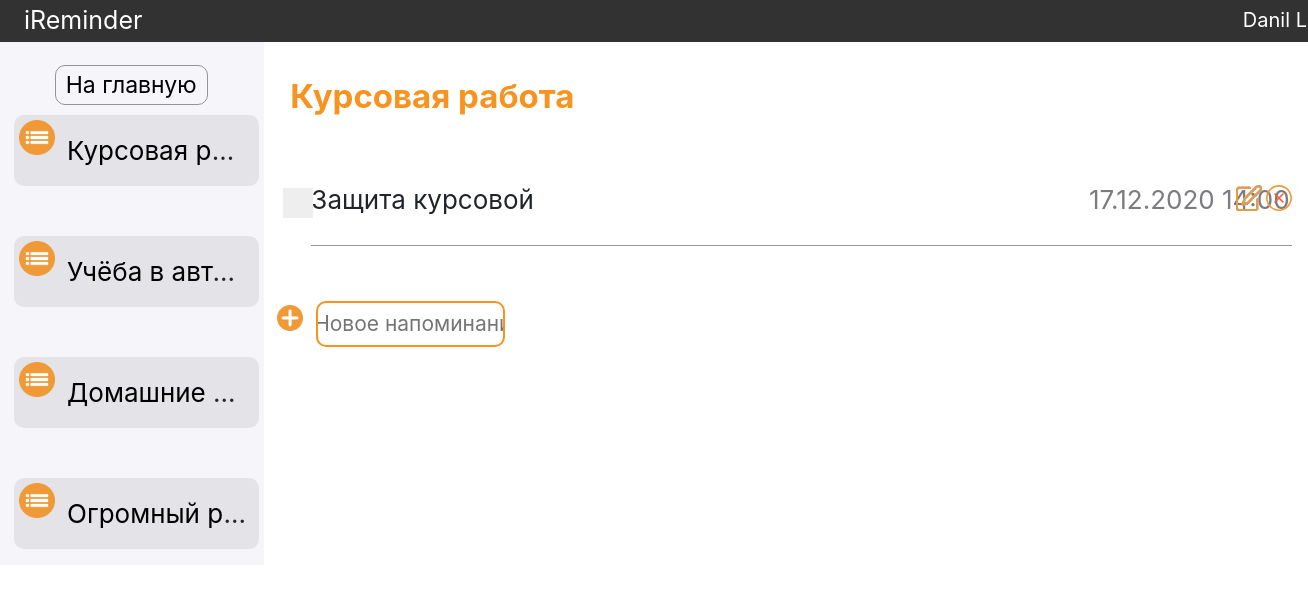
The page /main/1/ (signed in) on the database its author committed.
### reminders/models.py (models this page shows, shortened)
class Reminder_Category(models.Model):
    name = models.CharField(max_length=50)
    author = models.ForeignKey(User, on_delete=models.CASCADE)
    def __str__(self):
        return self.name

class Reminder(models.Model):
    name = models.CharField(max_length=50)
    completed = models.BooleanField()
    date_of_completion = models.DateTimeField(null=True)
    category = models.ForeignKey(Reminder_Category, on_delete=models.CASCADE)

### reminders/views.py (the view, shortened to what this page needs)
# urls.py: path('main/<int:category_id>/', RemindersView.as_view(), name='reminders'),
class RemindersView(View):
    def get(self, request, category_id):
        if not Reminder_Category.objects.filter(id=category_id):
            raise Http404
        if not get_categories(request):
            raise Http404
        context = {'title': 'События',
                   'category_id': category_id,
                   'user_fullname': get_header_name(request),
                   'header_list': Reminder_Category.objects.get(id=category_id),
                   'categories': get_categories(request),
                   'reminders': Reminder.objects.filter(category_id=category_id).exclude(completed=1),
                   'datetime_now': timezone.now(),
                   'categories_list': True,
                   'add_reminder': True,
                   }
        return render(request, 'reminders.html', context=context)

### reminders/templatetags/tags.py (called while the page is built)
@register.filter
def is_out_of_today(date_of_completion):
    if date_of_completion is None:
        return ""
    if date_of_completion < timezone.now():
        return 'out_of_today'

@register.filter
def is_completed(reminder_id):
    for rem in Reminder.objects.filter(id=reminder_id):
        if rem.completed == 1:
            dict_completed = {'checked': 'checked', 'value': '0'}
            return True
        else:
            dict_completed = {'value': '1'}
            return False

### reminders/views.py (called while the page is built)
def get_user_id(request):
    return User.objects.get(username=request.user.get_username())

def get_categories(request):
    return Reminder_Category.objects.filter(author_id=get_user_id(request))

def get_header_name(request):
    if request.user.get_full_name():
        return request.user.get_full_name()
    else:
        return request.user.username

### templates/reminders.html (shortened to what this page needs)
{% extends 'layout.html' %}
{% load tags %}
{% load static %}
{% block content %}
    <link href="{% static 'css/reminders.css' %}" rel="stylesheet" type="text/css"/>
    <div class="clearfix colelem" id="pu339">
        <div class="clearfix grpelem" id="sidebar">
        <a class="nonblock nontext rounded-corners clearfix colelem" id="u663-4" href="/">На главную</a>
            {% if categories_list %}
            <ul>
                {% for cat in categories %}
                <li class="category_list clearfix">
                    <div class="rounded-corners clearfix colelem" id="u279">
                        <div class="clip_frame grpelem" id="u575">
                            <img class="block" id="u575_img" src="{% static 'images/list.png' %}" alt="Значок"/>
                        </div>
                        <div class="clearfix grpelem" id="u282-4">
                            <a href="{% url 'reminders' cat.id %}">{{ cat.name }}</a>
                        </div>
                    </div>
                </li>
                {% endfor %}
            </ul>
            {% endif %}
        </div>
        <div class="clearfix grpelem" id="pu330-4">
            <div class="clearfix colelem" id="u330-4">
                <p>{{ header_list }}</p>
            </div>
             <div class="clearfix colelem" id="pu856">
                <ul class="categories">
                {% for rem in reminders %}
                <li class="reminder_list clearfix">
                    <form method="post" action="{% url 'complete_reminder' rem.category_id rem.id %}" class="reminder_checkbox clip_frame grpelem">
                        <label class="container">
                          <span class="checkmark"></span>
                        </label>
                    </form>
                    <div class="reminder_name clearfix grpelem">
                        <p>{{ rem.name }}</p>
                    </div>
                    <div class="reminder_datetime clearfix grpelem {{ rem.date_of_completion|is_out_of_today }}">
                        <p>{{ rem.date_of_completion|date:"d.m.Y H:i" }}</p>
                    </div>
                    <button class="clip_frame grpelem" id="edit_reminder_btn" >
                        <img class="svg" id="u878" src="{% static 'images/edit.png' %}" alt="Редактировать событие"/>
                    </button>
                    <form action="{% url 'delete_reminder' rem.category_id rem.id %}">
                        <button class="clip_frame grpelem" id="remove_reminder_btn">
                            <img class="svg" id="u878" src="{% static 'images/remove.svg' %}" alt="Удалить событие"/>
                        </button>
                    </form>
                    <div class="colelem" id="u836"></div>
                </li>
                {% endfor %}
                </ul>
             </div>
            {% if add_reminder %}
            <form method="post">
            <div class="clearfix colelem" id="Add_Reminder">
                <button type="submit" class="clip_frame grpelem" id="u450">
                    <img class="block" id="u450_img" src="{% static 'images/plus.png' %}" alt="Добавить событие"/>
                </button>
                <input class="nonblock nontext rounded-corners clearfix grpelem" id="u863-4" name="name" placeholder="Новое напоминание" required>
            </div>
            </form>
            {% endif %}
         </div>
    </div>
{% endblock %}

### templates/layout.html (shortened to what this page needs)
{% load static %}
<!DOCTYPE html>
<html lang="ru-RU">
<head>
    <link href="{% static 'css/site_global.css' %}" rel="stylesheet" type="text/css"/>
    <link href="{% static 'css/guest.css' %}" rel="stylesheet" type="text/css"/>
    <link href="{% static 'css/auth.css' %}" rel="stylesheet" type="text/css"/>
    <link href="{% static 'css/registration.css' %}" rel="stylesheet" type="text/css"/>
    <link href="{% static 'css/main.css' %}" rel="stylesheet" type="text/css"/>
    <link  rel="stylesheet"  href="http://maxcdn.bootstrapcdn.com/bootstrap/4.0.0/css/bootstrap.min.css"
>
</head>
<body>
    <div id="header">
        <a class="clearfix grpelem" href="/">iReminder</a>
        <a class="clearfix grpelem">{{ user_fullname }}</a>
    </div>
   {% block content %}
   {% endblock %}
</body>
</html>

### reminders/static/css/site_global.css (style rules this page uses)
html { min-height: 100%; min-width: 100%; -ms-text-size-adjust: none; }
body, div, dl, dt, dd, ul, ol, li, nav, h1, h2, h3, h4, h5, h6, pre, code, form, fieldset, legend, input, button, textarea, p, blockquote, th, td, a { margin: 0px; padding: 0px; border-width: 0px; border-style: solid; border-color: transparent; -webkit-transform-origin: left top; -ms-transform-origin: left top; -o-transform-origin: left top; transform-origin: left top; background-repeat: no-repeat; }
fieldset, img { border: 0px; border-style: solid; -webkit-transform-origin: left top; -ms-transform-origin: left top; -o-transform-origin: left top; transform-origin: left top; }
li { list-style: none; }
input, button, textarea, select, optgroup, option { font-family: inherit; font-size: inherit; font-style: inherit; font-weight: inherit; }
body { font-family: Arial, Helvetica Neue, Helvetica, sans-serif; text-align: left; font-size: 14px; line-height: 17px; word-wrap: break-word; text-rendering: optimizeLegibility; -moz-font-feature-settings: 'liga'; -ms-font-feature-settings: 'liga'; -webkit-font-feature-settings: 'liga'; font-feature-settings: 'liga'; }
a:link { color: #0000FF; text-decoration: underline; }
a.nontext { color: black; text-decoration: none; font-style: normal; font-weight: normal; }
.colelem { display: inline; float: left; clear: both; }
.clearfix:after { content: "\0020"; visibility: hidden; display: block; height: 0px; clear: both; }
.clip_frame { overflow: hidden; }
.svg { display: block; vertical-align: top; }
.MenuBar .SubMenuVisible, .MenuBarVertical .SubMenuVisible, .MenuBar .SubMenu .SubMenuVisible, .popup_element.Active, span.actAsPara, .actAsDiv, a.nonblock.nontext, img.block { display: block; }
.grpelem, .accordion_wrapper { display: inline; float: left; }
p, h1, h2, h3, h4, h5, h6, ol, ul, span.actAsPara { max-height: 1000000px; }
@media screen and (-webkit-min-device-pixel-ratio:0) { body { text-rendering: auto; } }

### reminders/static/css/guest.css (style rules this page uses)
html { z-index: 1; min-height: 925px; background-image: none; border-width: 0px; border-color: #000000; background-color: #F5F5FA; padding-bottom: 25px; width: 100%; max-width: 1920px; margin-left: auto; margin-right: auto; }
#header { z-index: 2; min-height: 42px; background-color: #323232; }
#header a { z-index: 3; min-height: 42px; background-color: transparent; font-size: 25px; line-height: 41px; color: #FFFFFF; text-indent: 24px; position: relative; width: auto; text-decoration: none; }
#header a:last-child { font-size: 20px; left: 82.3%; }

### reminders/static/css/auth.css (style rules this page uses)
html { z-index: 1; min-height: 466.70000000000005px; background-image: none; border-width: 0px; border-color: #000000; background-color: #F5F5FA; padding-bottom: 479.29999999999995px; width: 100%; max-width: 1920px; margin-left: auto; margin-right: auto; }

### reminders/static/css/registration.css (style rules this page uses)
body { position: relative; min-width: 320px; }

### reminders/static/css/main.css (style rules this page uses)
html { z-index: 1; min-height: 912.75px; background-image: none; border-width: 0px; border-color: #000000; background-color: #F5F5FA; padding-bottom: 37.25px; width: 100%; max-width: 1920px; margin-left: auto; margin-right: auto; }
#header { z-index: 2; min-height: 42px; background-color: #323232; }
#u450 { z-index: 21; background-color: transparent; position: relative; margin-right: -10000px; margin-top: 3px; width: 15%; }
#u450_img { width: 100%; }

### rows shown on the page
Reminder_Category: name "Курсовая р…", name "Курсовая работа"
Reminder_Category: name "Учёба в авт…"
Reminder_Category: name "Домашние…"
Reminder_Category: name "Огромный р…"
Reminder: name "Защита курсовой", date_of_completion "17.12.2020 14:00"

### other values the page prints
{{ user_fullname }} "Danil…"
